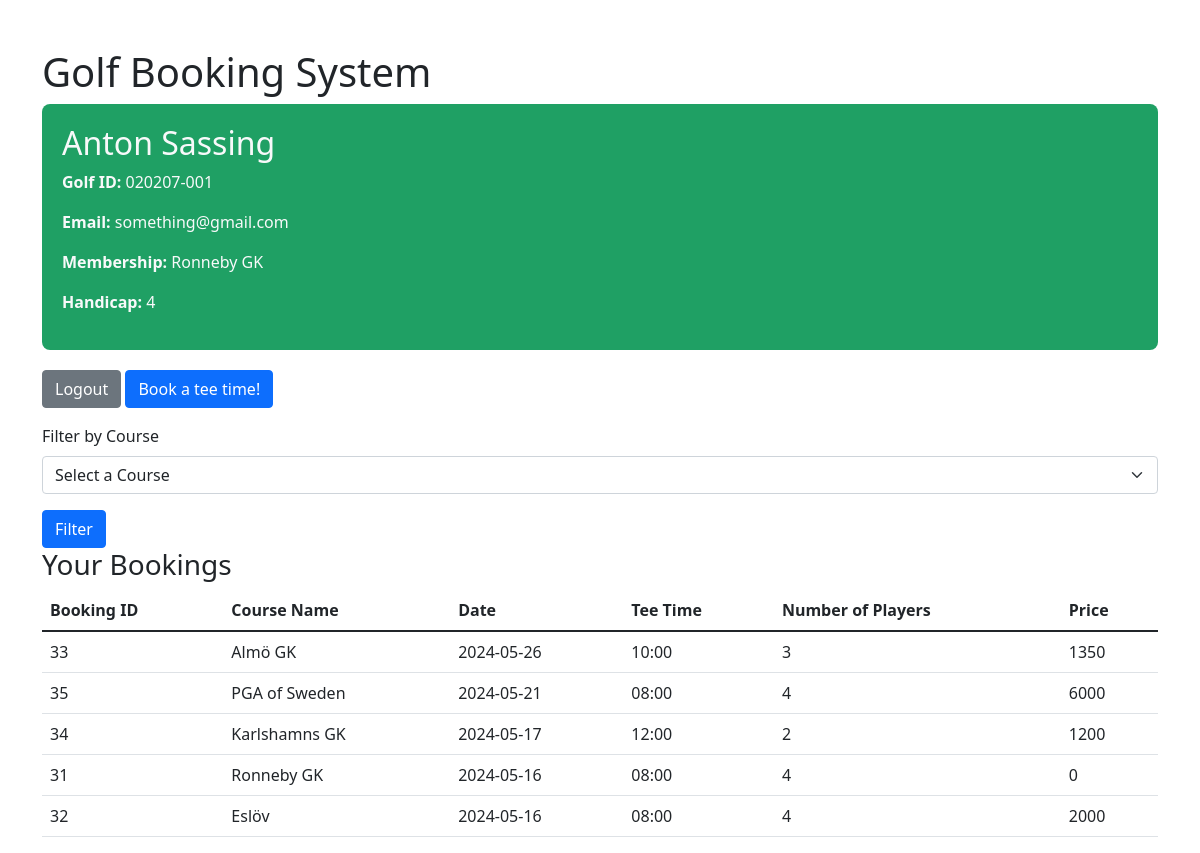
Page /profile (signed in) on the earlier database version.
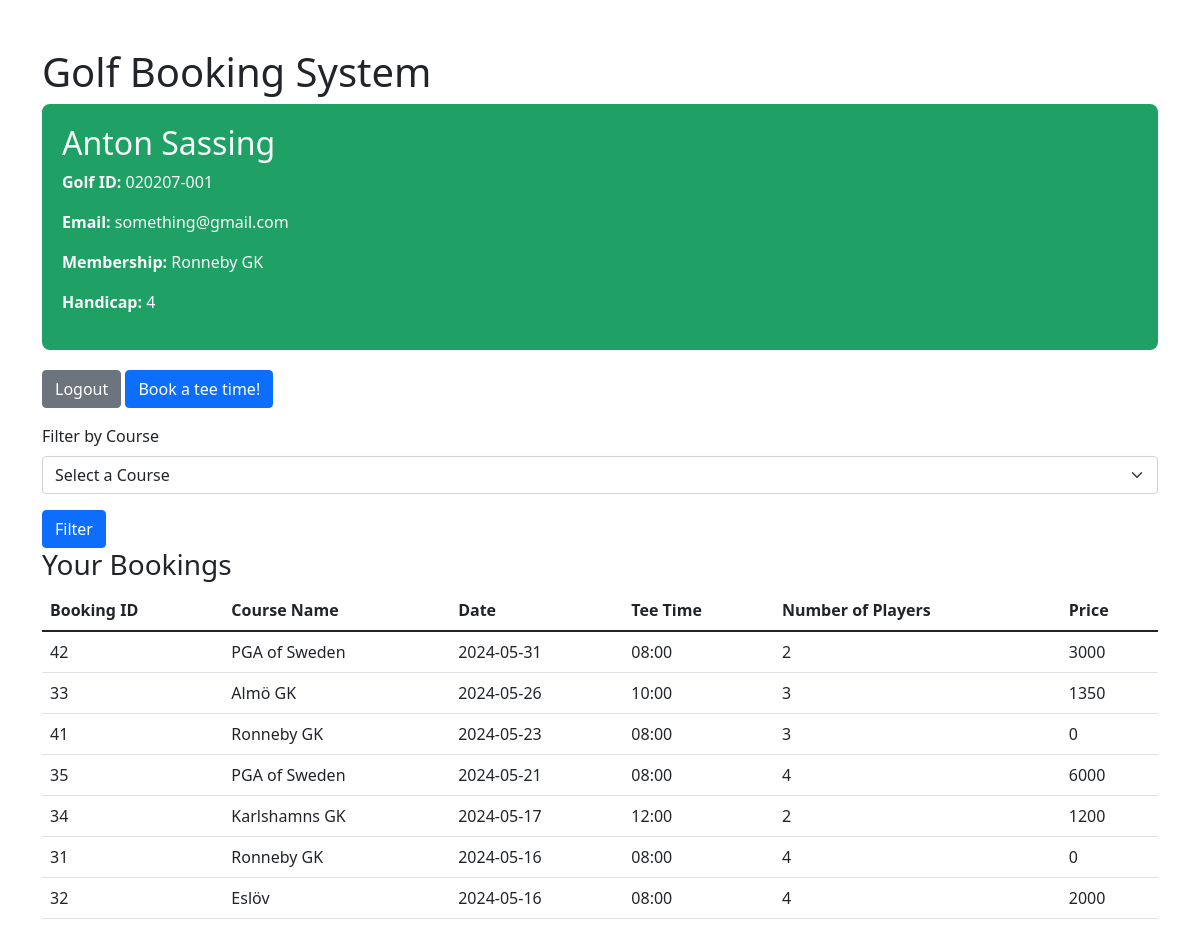
Same page on the later database version.
### tables this page shows
CREATE TABLE players (golf_id TEXT (100) PRIMARY KEY, password TEXT (100), email TEXT (100), first_name TEXT (100), last_name TEXT (100), hcp NUMERIC (255));

CREATE TABLE courses (club_id INTEGER PRIMARY KEY AUTOINCREMENT, region TEXT (100), club_name TEXT (100), hcp_limit NUMERIC, greenfee NUMERIC);

CREATE TABLE bookings (booking_id INTEGER PRIMARY KEY AUTOINCREMENT, club_id INTEGER REFERENCES courses (club_id), golf_id TEXT (100) REFERENCES players (golf_id), number_of_players INTEGER (4), date TEXT (100), tee_time TEXT (100), price NUMERIC (1000));

### app.py (the view)
@app.route('/profile')
def profile():
    golf_id = session.get('golf_id')
    club_id = request.args.get('club_id')
    user_details = query_database("SELECT players.first_name, players.last_name, players.golf_id, players.email, players.hcp, courses.club_name FROM players JOIN membership ON players.golf_id = membership.golf_id JOIN courses ON membership.club_id = courses.club_id WHERE players.golf_id = ?", [golf_id], one=True)
    courses = query_database("SELECT club_id, club_name FROM courses")
    query = """
        SELECT bookings.booking_id, bookings.club_id, bookings.date, bookings.tee_time, bookings.number_of_players, bookings.price, courses.club_name
        FROM bookings
        JOIN courses ON bookings.club_id = courses.club_id
        WHERE bookings.golf_id = ?
    """
    params = [golf_id]
    if club_id:
        query += " AND bookings.club_id = ?"
        params.append(club_id)
    query += " ORDER BY bookings.date DESC, bookings.tee_time ASC"
    booking_history = query_database(query, params)
    return render_template('profile.html', user=user_details, bookings=booking_history, courses=courses)

### database.py (called while the page is built, shortened)
def get_database():
    database = getattr(g, '_database', None)
    if database is None:
        database = g._database = sqlite3.connect(DATABASE)
        database.row_factory = sqlite3.Row
    return database

def close_database(exception=None):
    database = getattr(g, '_database', None)
    if database is not None:
        database.close()

def query_database(query, args=(), one=False, commit=False):
    cur = get_database().execute(query, args)
    rv = cur.fetchall()
    cur.close()
    return (rv[0] if rv else None) if one else rv

### website/template/profile.html (shortened to what this page needs)
<!DOCTYPE html>
<html lang="en">
<head>
    <link href="https://cdn.jsdelivr.net/npm/bootstrap@5.1.3/dist/css/bootstrap.min.css" rel="stylesheet">
</head>
<body>
    <div class="container mt-5" >
        <h1>Golf Booking System</h1>
        <div style="background-color: #1fa064; padding: 20px; border-radius: 8px; margin-bottom: 20px;">
            <h2
            class="text-light">{{ user['first_name'] }} {{ user['last_name'] }}</h2>
            <p
            class="text-light"> <strong>Golf ID:</strong> {{ user['golf_id'] }}</p>
            <p
            class="text-light"><strong>Email:</strong> {{ user['Email'] }}</p>
            <p
            class="text-light"> <strong>Membership:</strong> {{ user['club_name'] }}</p>
            <p
            class="text-light"> <strong>Handicap:</strong> {{ user['HCP'] }}</p>
        </div>
        <div class="mb-3">
            <a href="{{ url_for('logout') }}" class="btn btn-secondary">Logout</a>
            <a href="{{ url_for('show_courses') }}" class="btn btn-primary">Book a tee time!</a>
        </div>
        <form action="{{ url_for('profile') }}" method="get">
            <div class="mb-3">
                <label for="club_id" class="form-label">Filter by Course</label>
                <select class="form-select" id="club_id" name="club_id">
                    <option value="">Select a Course</option>
                </select>
            </div>
            <button type="submit" class="btn btn-primary">Filter</button>
        </form>
        <h3>Your Bookings</h3>
        <table class="table">
            <thead>
                <tr>
                    <th>Booking ID</th>
                    <th>Course Name</th>
                    <th>Date</th>
                    <th>Tee Time</th>
                    <th>Number of Players</th>
                    <th>Price</th>
                </tr>
            </thead>
            <tbody>
                {% for booking in bookings %}
                <tr>
                    <td>{{ booking['booking_id'] }}</td>
                    <td>{{ booking['club_name'] }}</td>
                    <td>{{ booking['date'] }}</td>
                    <td>{{ booking['tee_time'] }}</td>
                    <td>{{ booking['number_of_players'] }}</td>
                    <td>{{ booking['price'] }}</td>
                </tr>
                {% endfor %}
            </tbody>
        </table>
    </div>
</body>
</html>

Differences in the rows shown:
added bookings: booking_id "42", club_name "PGA of Sweden", date "2024-05-31", tee_time "08:00", number_of_players "2", price "3000"
added bookings: booking_id "41", club_name "Ronneby GK", date "2024-05-23", tee_time "08:00", number_of_players "3", price "0"
